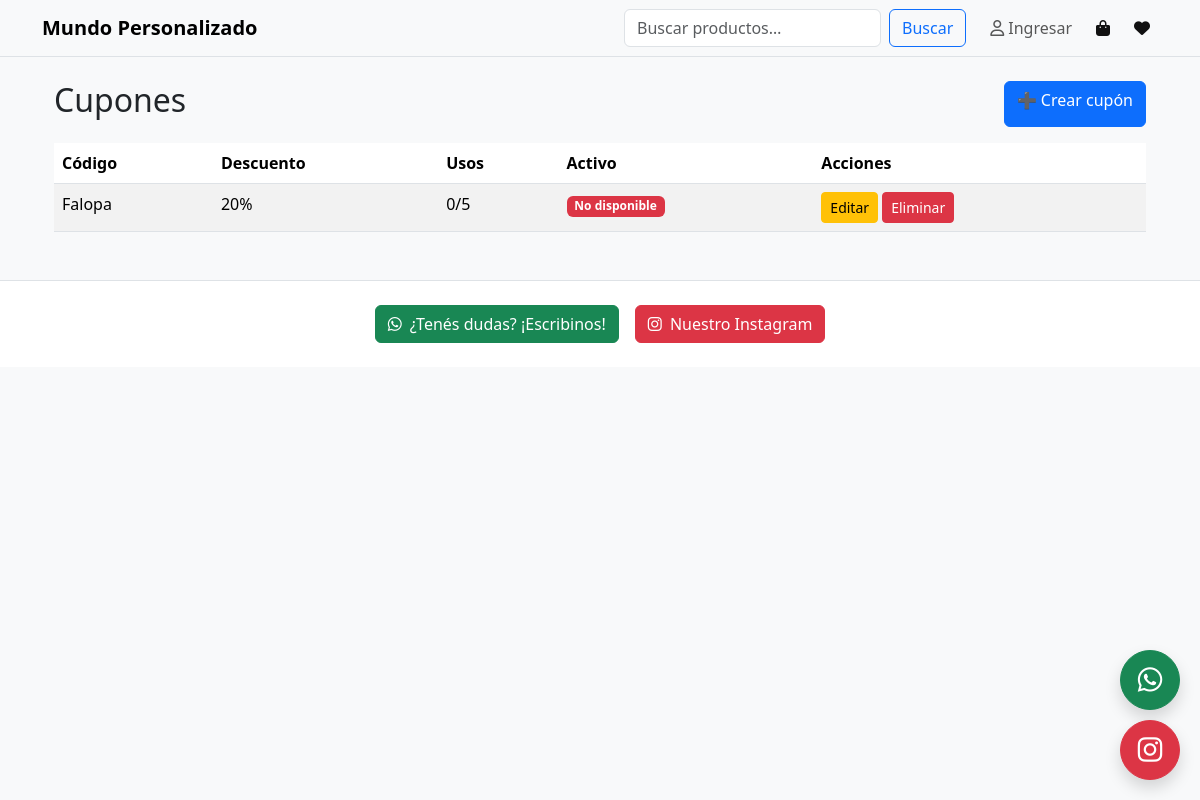
The app's page /owner/cupones/ with its own data.
### cupones/models.py (models this page shows, shortened)
class Cupon(models.Model):
    TECNICA_CHOICES = [
        ("TODAS", "Todas"),
        ("SUB", "Sublimación"),
        ("LAS", "Grabado láser"),
        ("3D", "Impresión 3D"),
        ("OTR", "Otro"),
    ]
    codigo = models.CharField(max_length=50, unique=True)
    descuento = models.PositiveIntegerField(
        validators=[MinValueValidator(1), MaxValueValidator(100)]
    )
    tecnica = models.CharField(
        max_length=20,
        choices=TECNICA_CHOICES,
        default="TODAS",
    )
    usos_maximos = models.PositiveIntegerField(default=1)
    usos_realizados = models.PositiveIntegerField(default=0)
    activo = models.BooleanField(default=True)
    fecha_inicio = models.DateTimeField(default=timezone.now)
    fecha_fin = models.DateTimeField(null=True, blank=True)
    def disponible(self):
        if not self.activo:
            return False
        if self.usos_realizados >= self.usos_maximos:
            return False
        if self.fecha_fin and timezone.now() > self.fecha_fin:
            return False
        return True

### owner/views.py (the view)
# urls.py: path("cupones/", owner_cupon_list, name="owner_cupon_list"),
def owner_cupon_list(request):
    cupones = Cupon.objects.all().order_by("-fecha_inicio")
    return render(request, "owner/cupon_list.html", {"cupones": cupones})

### cliente/context_processors.py (called while the page is built, shortened)
def carrito_y_favoritos(request):
    carrito = request.session.get("carrito", {}) or {}
    favoritos = request.session.get("favoritos", {}) or {}
    cart_items = []
    cart_total_qty = 0
    favorites_items = []
    return {
        "cart_items": cart_items,
        "cart_total_qty": cart_total_qty,
        "favorites_items": favorites_items,
        "favorites_count": len(favorites_items),
    }

### owner/templates/owner/cupon_list.html
{% extends "base.html" %}
{% block content %}
<div class="container my-4">
  <div class="d-flex justify-content-between mb-3">
    <h2>Cupones</h2>
    <a href="{% url 'owner_cupon_create' %}" class="btn btn-primary">➕ Crear cupón</a>
  </div>
  <table class="table table-striped">
    <thead>
      <tr>
        <th>Código</th>
        <th>Descuento</th>
        <th>Usos</th>
        <th>Activo</th>
        <th>Acciones</th>
      </tr>
    </thead>
    <tbody>
      {% for c in cupones %}
      <tr>
        <td>{{ c.codigo }}</td>
        <td>{{ c.descuento }}%</td>
        <td>{{ c.usos_realizados }}/{{ c.usos_maximos }}</td>
        <td>
          {% if c.disponible %}
            <span class="badge bg-success">Disponible</span>
          {% else %}
            <span class="badge bg-danger">No disponible</span>
          {% endif %}
        </td>
        <td>
          <a href="{% url 'owner_cupon_edit' c.id %}" class="btn btn-sm btn-warning">Editar</a>
          <a href="{% url 'owner_cupon_delete' c.id %}" class="btn btn-sm btn-danger">Eliminar</a>
        </td>
      </tr>
      {% empty %}
      <tr><td colspan="5" class="text-center text-muted py-4">No hay cupones creados.</td></tr>
      {% endfor %}
    </tbody>
  </table>
</div>
{% endblock %}

### records on screen
Cupon: codigo "Falopa", descuento "20", usos_realizados "0", usos_maximos "5", activo "No disponible"
